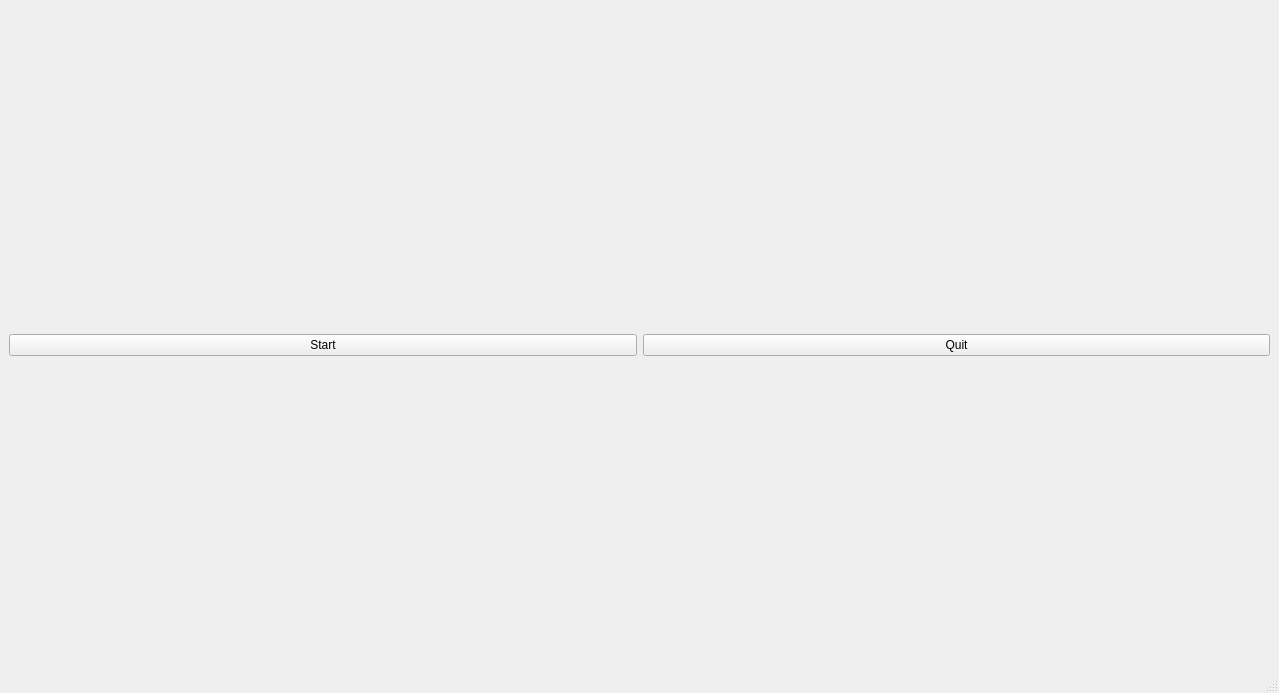
<?xml version="1.0" encoding="UTF-8"?>
<ui version="4.0">
 <class>MainWindow</class>
 <widget class="QMainWindow" name="MainWindow">
  <property name="geometry">
   <rect>
    <x>0</x>
    <y>0</y>
    <width>1279</width>
    <height>693</height>
   </rect>
  </property>
  <property name="windowTitle">
   <string>MainWindow</string>
  </property>
  <widget class="QWidget" name="centralwidget">
   <layout class="QVBoxLayout" name="verticalLayout_2">
    <item>
     <layout class="QHBoxLayout" name="render_zone">
      <item>
       <layout class="QVBoxLayout" name="layout_scene">
        <item>
         <spacer name="horizontalSpacer">
          <property name="orientation">
           <enum>Qt::Horizontal</enum>
          </property>
          <property name="sizeHint" stdset="0">
           <size>
            <width>40</width>
            <height>20</height>
           </size>
          </property>
         </spacer>
        </item>
       </layout>
      </item>
      <item>
       <layout class="QVBoxLayout" name="info"/>
      </item>
     </layout>
    </item>
    <item>
     <layout class="QHBoxLayout" name="button_zone">
      <item>
       <widget class="QPushButton" name="start">
        <property name="text">
         <string>Start</string>
        </property>
       </widget>
      </item>
      <item>
       <widget class="QPushButton" name="quit">
        <property name="text">
         <string>Quit</string>
        </property>
       </widget>
      </item>
     </layout>
    </item>
   </layout>
  </widget>
  <widget class="QMenuBar" name="menubar">
   <property name="geometry">
    <rect>
     <x>0</x>
     <y>0</y>
     <width>1279</width>
     <height>25</height>
    </rect>
   </property>
  </widget>
  <widget class="QStatusBar" name="statusbar"/>
 </widget>
 <resources/>
 <connections/>
</ui>
